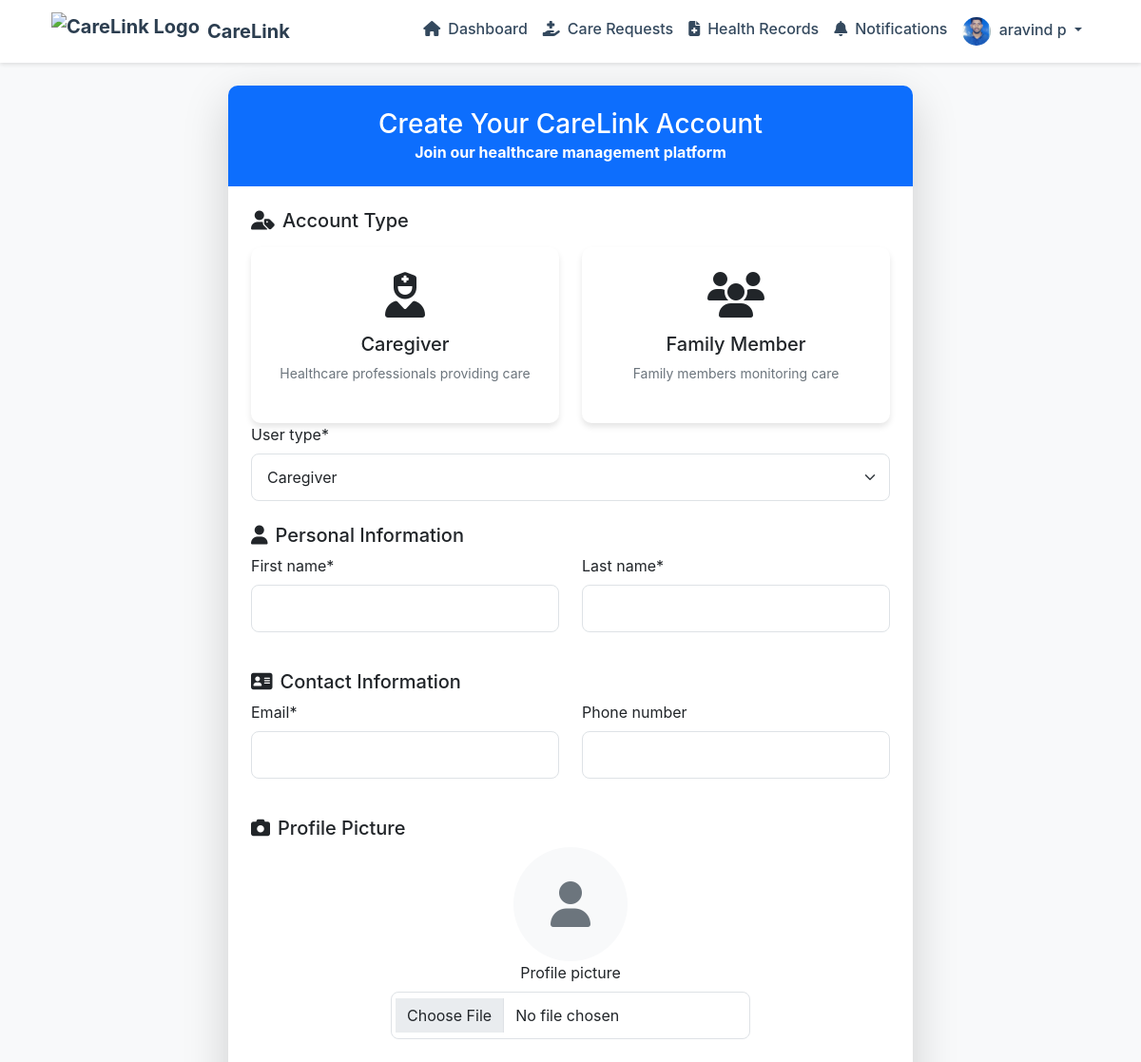
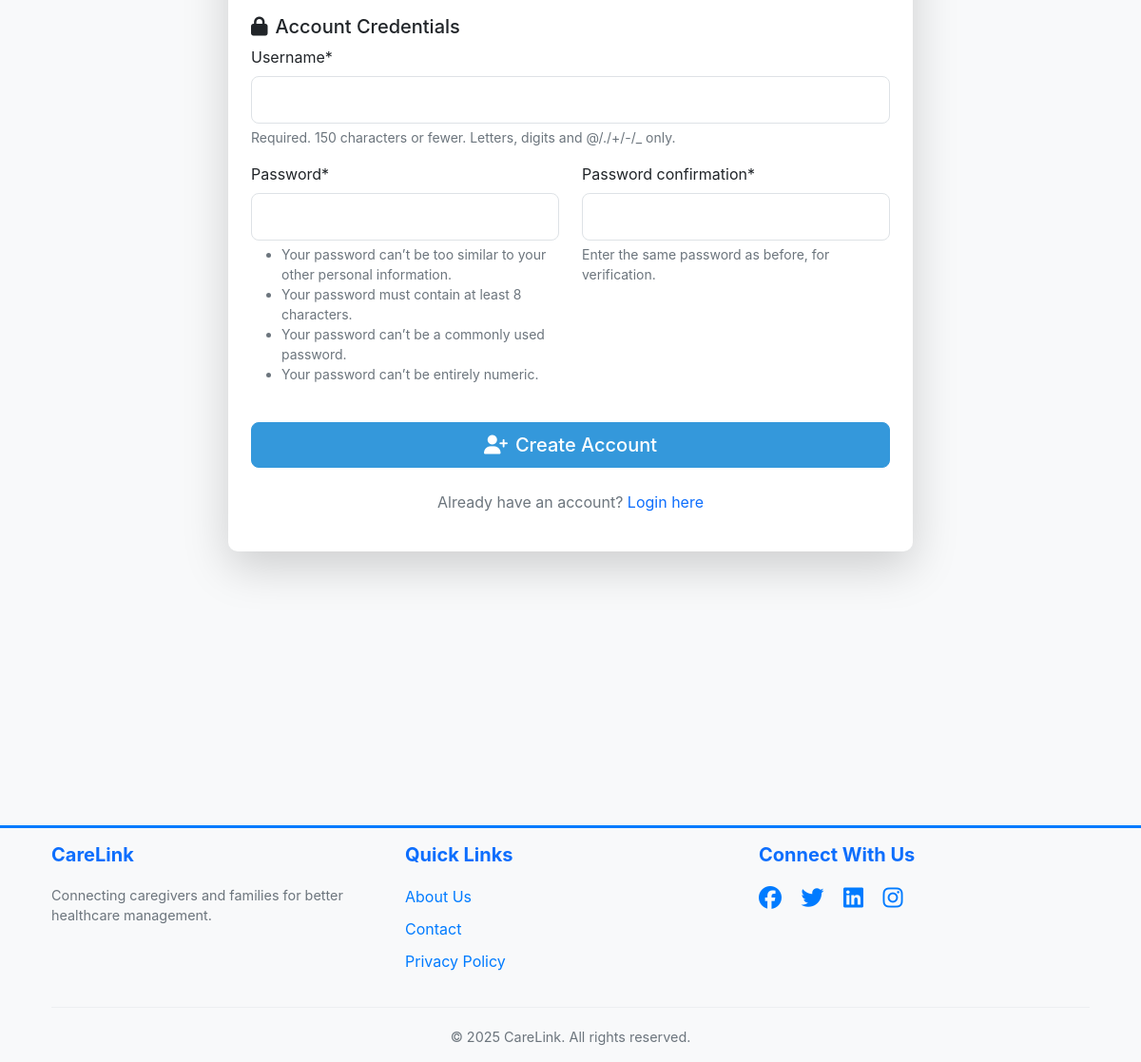
Screenshot of /carelink/register/ (signed in) with the database file from the repository (2 pictures, top to bottom).
### carelink/models.py (models this page shows, shortened)
class User(AbstractUser):
    USER_TYPE_CHOICES = (
        ('ADMIN', 'Admin'),
        ('CAREGIVER', 'Caregiver'),
        ('FAMILY', 'Family Member')
    )
    user_type = models.CharField(max_length=10, choices=USER_TYPE_CHOICES)
    phone_number = models.CharField(max_length=15, blank=True)
    address = models.TextField(blank=True)
    profile_picture = models.ImageField(upload_to='profile_pics/', null=True, blank=True)
    family_members = models.ManyToManyField('self', blank=True, symmetrical=False, related_name='related_family_members')
    email_verified = models.BooleanField(default=True)  # Default to True for backward compatibility
    is_active = models.BooleanField(default=True)

### carelink/views.py (the view, shortened to what this page needs)
# urls.py: path('register/', views.RegisterView.as_view(), name='register'),
class RegisterView(CreateView):
    form_class = UserRegistrationForm
    template_name = 'carelink/register.html'
    success_url = reverse_lazy('login')
    def get_context_data(self, **kwargs):
        context = super().get_context_data(**kwargs)
        context['title'] = 'Create Account'
        return context

### carelink/auth.py (called while the page is built)
    def get_user(self, user_id):
        UserModel = get_user_model()
        try:
            return UserModel.objects.get(pk=user_id)
        except UserModel.DoesNotExist:
            return None

### carelink/templates/carelink/register.html (shortened to what this page needs)
{% extends 'carelink/base.html' %}
{% load crispy_forms_tags %}
{% block content %}
<div class="container">
    <div class="row justify-content-center">
        <div class="col-md-8">
            <div class="card animate__animated animate__fadeIn shadow-lg">
                <div class="card-header bg-primary text-white text-center">
                    <h3 class="card-title mb-0">Create Your CareLink Account</h3>
                    <p class="mb-0">Join our healthcare management platform</p>
                </div>
                <div class="card-body">
                    <form method="post" enctype="multipart/form-data" id="registration-form" novalidate>
                        <div class="mb-4">
                            <h5 class="mb-3"><i class="fas fa-user-tag me-2"></i>Account Type</h5>
                            <div class="row">
                                <div class="col-md-6">
                                    <div class="card h-100 account-type-card" data-type="CAREGIVER">
                                        <div class="card-body text-center">
                                            <i class="fas fa-user-nurse fa-3x mb-3"></i>
                                            <h5>Caregiver</h5>
                                            <p class="text-muted small">Healthcare professionals providing care</p>
                                        </div>
                                    </div>
                                </div>
                                <div class="col-md-6">
                                    <div class="card h-100 account-type-card" data-type="FAMILY">
                                        <div class="card-body text-center">
                                            <i class="fas fa-users fa-3x mb-3"></i>
                                            <h5>Family Member</h5>
                                            <p class="text-muted small">Family members monitoring care</p>
                                        </div>
                                    </div>
                                </div>
                            </div>
                            {{ form.user_type|as_crispy_field }}
                        </div>
                        <div class="mb-4">
                            <h5><i class="fas fa-user me-2"></i>Personal Information</h5>
                            <div class="row">
                                <div class="col-md-6">
                                    {{ form.first_name|as_crispy_field }}
                                </div>
                                <div class="col-md-6">
                                    {{ form.last_name|as_crispy_field }}
                                </div>
                            </div>
                        </div>
                        <div class="mb-4">
                            <h5><i class="fas fa-address-card me-2"></i>Contact Information</h5>
                            <div class="row">
                                <div class="col-md-6">
                                    {{ form.email|as_crispy_field }}
                                </div>
                                <div class="col-md-6">
                                    {{ form.phone_number|as_crispy_field }}
                                </div>
                            </div>
                        </div>
                        <div class="mb-4">
                            <h5><i class="fas fa-camera me-2"></i>Profile Picture</h5>
                            <div class="profile-container text-center">
                                <label for="id_profile_picture" class="profile-label">
                                    <div class="profile-preview">
                                        <i class="fas fa-user fa-3x text-muted"></i>
                                    </div>
                                </label>
                                {{ form.profile_picture|as_crispy_field }}
                            </div>
                        </div>
                        <div class="mb-4">
                            <h5><i class="fas fa-lock me-2"></i>Account Credentials</h5>
                            {{ form.username|as_crispy_field }}
                            <div class="row">
                                <div class="col-md-6">
                                    {{ form.password1|as_crispy_field }}
                                </div>
                                <div class="col-md-6">
                                    {{ form.password2|as_crispy_field }}
                                </div>
                            </div>
                        </div>
                        <div class="d-grid gap-2">
                            <button type="submit" class="btn btn-primary btn-lg">
                                <i class="fas fa-user-plus me-2"></i>Create Account
                            </button>
                            <p class="text-center text-muted mt-3">
                                Already have an account? <a href="{% url 'login' %}" class="text-decoration-none">Login here</a>
                            </p>
                        </div>
                    </form>
                </div>
            </div>
        </div>
    </div>
</div>
{% endblock %}

### carelink/templates/carelink/base.html (shortened to what this page needs)
{% load static %}
<!DOCTYPE html>
<html lang="en">
<head>
    <link href="https://cdn.jsdelivr.net/npm/bootstrap@5.3.2/dist/css/bootstrap.min.css" rel="stylesheet">
    <link href="https://cdnjs.cloudflare.com/ajax/libs/font-awesome/6.5.1/css/all.min.css" rel="stylesheet">
    <link href="https://cdn.jsdelivr.net/npm/animate.css@4.1.1/animate.min.css" rel="stylesheet">
    <link href="https://cdn.jsdelivr.net/npm/flatpickr/dist/flatpickr.min.css" rel="stylesheet">
    <link href="https://cdn.jsdelivr.net/npm/bootstrap@5.1.3/dist/css/bootstrap.min.css" rel="stylesheet">
</head>
<body>
    <nav class="navbar navbar-expand-lg navbar-light sticky-top">
        <div class="container">
            <a class="navbar-brand d-flex align-items-center" href="{% url 'carelink:home' %}">
                <img src="https://img.freepik.com/free-vector/hospital-logo-design-vector-medical-cross_53876-136743.jpg?w=1380&t=st=1709827987~exp=1709828587~hmac=1a1a1a1a1a1a1a1a1a1a1a1a1a1a1a1a1a1a1a1a1a1a1a1a1a1a1a1a1a1a1a" alt="CareLink Logo" height="40" class="me-2">
                CareLink
            </a>
            <div class="collapse navbar-collapse" id="navbarNav">
                <ul class="navbar-nav ms-auto">
                    {% if user.is_authenticated %}
                        {% if user.is_staff %}
                            <li class="nav-item">
                                <a class="nav-link" href="{% url 'carelink:care_request_list' %}">
                                    <i class="fas fa-hand-holding-medical me-2"></i>Care Requests
                                </a>
                            </li>
                        {% elif user.user_type == 'FAMILY' %}
                            <li class="nav-item">
                                <a class="nav-link" href="{% url 'carelink:family_dashboard' %}">
                                    <i class="fas fa-home me-2"></i>Dashboard
                                </a>
                            </li>
                            <li class="nav-item">
                                <a class="nav-link" href="{% url 'carelink:care_request_list' %}">
                                    <i class="fas fa-hand-holding-medical me-2"></i>Care Requests
                                </a>
                            </li>
                            <li class="nav-item">
                                <a class="nav-link" href="{% url 'carelink:health_document_list' %}">
                                    <i class="fas fa-file-medical me-2"></i>Health Records
                                </a>
                            </li>
                        {% endif %}
                        <li class="nav-item">
                            <a class="nav-link" href="{% url 'carelink:notifications_list' %}">
                                <i class="fas fa-bell me-2"></i>Notifications
                            </a>
                        </li>
                        <li class="nav-item dropdown">
                            <a class="nav-link dropdown-toggle" href="#" id="userDropdown" role="button" data-bs-toggle="dropdown">
                                {% if user.profile_picture %}
                                    <img src="{{ user.profile_picture.url }}" alt="Profile" class="rounded-circle me-1" style="width: 30px; height: 30px; object-fit: cover;">
                                {% else %}
                                    <i class="fas fa-user-circle me-1"></i>
                                {% endif %}
                                {{ user.get_full_name|default:user.username }}
                            </a>
                        </li>
                    {% endif %}
                </ul>
            </div>
        </div>
    </nav>
    <main class="py-4">
        {% block content %}{% endblock %}
    </main>
<br>
<br>
<br>
<br>
<br>
<br>
<br>
<br>
<br>
<br>
<br>
    <footer class="footer mt-auto py-3 bg-light">
        <div class="container">
            <div class="row">
                <div class="col-md-4">
                    <h5 class="text-primary">CareLink</h5>
                    <p class="text-muted">
                        Connecting caregivers and families for better healthcare management.
                    </p>
                </div>
                <div class="col-md-4">
                    <h5 class="text-primary">Quick Links</h5>
                    <ul class="list-unstyled">
                        <li><a href="{% url 'carelink:about' %}" class="text-decoration-none">About Us</a></li>
                        <li><a href="{% url 'carelink:contact' %}" class="text-decoration-none">Contact</a></li>
                        <li><a href="{% url 'carelink:privacy' %}" class="text-decoration-none">Privacy Policy</a></li>
                    </ul>
                </div>
                <div class="col-md-4">
                    <h5 class="text-primary">Connect With Us</h5>
                    <div class="social-links">
                        <a href="#" class="text-decoration-none me-3"><i class="fab fa-facebook fa-lg"></i></a>
                        <a href="#" class="text-decoration-none me-3"><i class="fab fa-twitter fa-lg"></i></a>
                        <a href="#" class="text-decoration-none me-3"><i class="fab fa-linkedin fa-lg"></i></a>
                        <a href="#" class="text-decoration-none"><i class="fab fa-instagram fa-lg"></i></a>
                    </div>
                </div>
            </div>
            <hr>
            <div class="row">
                <div class="col-12 text-center">
                    <p class="text-muted mb-0">&copy; {% now "Y" %} CareLink. All rights reserved.</p>
                </div>
            </div>
        </div>
    </footer>
</body>
</html>

### carelink/templates/carelink/base.html (style rules this page uses)
:root { --primary-color: #2c3e50; --secondary-color: #34495e; --accent-color: #3498db; --success-color: #27ae60; --warning-color: #f1c40f; --danger-color: #e74c3c; --light-color: #ecf0f1; --dark-color: #2c3e50; }
body { font-family: 'Inter', sans-serif; background-color: #f8f9fa; color: var(--dark-color); }
.navbar { background-color: white; box-shadow: 0 2px 4px rgba(0,0,0,0.1); }
.navbar-brand { font-weight: 700; color: var(--primary-color) !important; }
.nav-link { color: var(--secondary-color) !important; font-weight: 500; transition: all 0.3s ease; }
.card { border: none; border-radius: 10px; box-shadow: 0 4px 6px rgba(0,0,0,0.1); transition: transform 0.3s ease; }
.card-header { border-bottom: none; background-color: white; padding: 1.5rem; }
.card-body { padding: 1.5rem; }
.btn { border-radius: 8px; padding: 0.5rem 1.5rem; font-weight: 500; transition: all 0.3s ease; }
.btn-primary { background-color: var(--accent-color); border-color: var(--accent-color); }
.form-control { border-radius: 8px; border: 1px solid #dee2e6; padding: 0.75rem 1rem; }
.footer { background: #e9ecef; padding: 50px 0; font-size: 1rem; border-top: 3px solid #007bff; }
.footer h5 { font-weight: 700; margin-bottom: 20px; color: #343a40; }
.footer p { font-size: 0.95rem; color: #495057; }
.footer ul { padding: 0; list-style: none; }
.footer ul li { margin-bottom: 10px; }
.footer ul li a { color: #007bff; transition: color 0.3s ease-in-out; }
.footer .social-links a { color: #007bff; transition: transform 0.3s ease-in-out, color 0.3s ease-in-out; font-size: 1.2rem; }
.footer hr { border-top: 1px solid #ced4da; margin: 20px 0; }
.footer .text-muted { font-size: 0.9rem; color: #6c757d; }

### carelink/templates/carelink/register.html (style rules this page uses)
.card { border-radius: 10px; overflow: hidden; }
.card-header { font-weight: bold; }
.shadow-lg { box-shadow: 0px 4px 20px rgba(0, 0, 0, 0.1); }
.account-type-card { cursor: pointer; transition: 0.3s ease-in-out; border: 2px solid transparent; }
.profile-container { display: flex; flex-direction: column; align-items: center; }
.profile-label { cursor: pointer; }
.profile-preview { width: 120px; height: 120px; border-radius: 50%; background: #f8f9fa; display: flex; align-items: center; justify-content: center; overflow: hidden; }

### rows the page displays
User: profile_picture (picture), get_full_name "aravind p"
